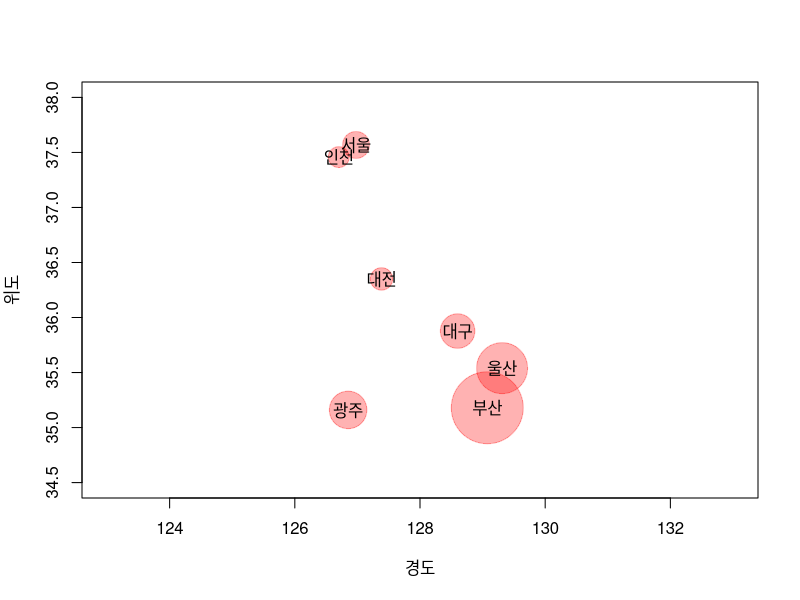

Recreate this plot in R.
# X-Y 플로팅 차트 그리기
city<-c("서울","부산","대구","인천","광주","대전","울산")
pm25<-c(18,48,23,14,25,15,34)
lat<-c(37.567933,35.180002,35.877052,37.457730,35.160331,36.350573,35.539865)
lon<-c(126.978054,129.074974,128.600680,126.702194,126.851433,127.384793,129.311469)
plot(x=lon, y=lat, pch=19, cex=pm25*0.2, col=rgb(1,0,0,0.3), xlim=c(123,133), ylim=c(34.5,38), xlab="경도", ylab="위도")
text(x=lon,y=lat,labels=city)


# 논리 연산자
# 무조건 & -> |
(TRUE | TRUE) & FALSE # FALSE
TRUE | (TRUE & FALSE) # TRUE
TRUE | TRUE & FALSE # TRUE

(FALSE & TRUE) | TRUE # TRUE
FALSE & (TRUE | TRUE) # FALSE
FALSE & TRUE | TRUE   # TRUE

(TRUE | FALSE) & FALSE #FALSE
TRUE | (FALSE & FALSE) #TRUE
TRUE | FALSE & FALSE #TRUE


# 리스트 인덱싱 기능 확인
a <- c(1,2,3,4,5,6)
a[3]
